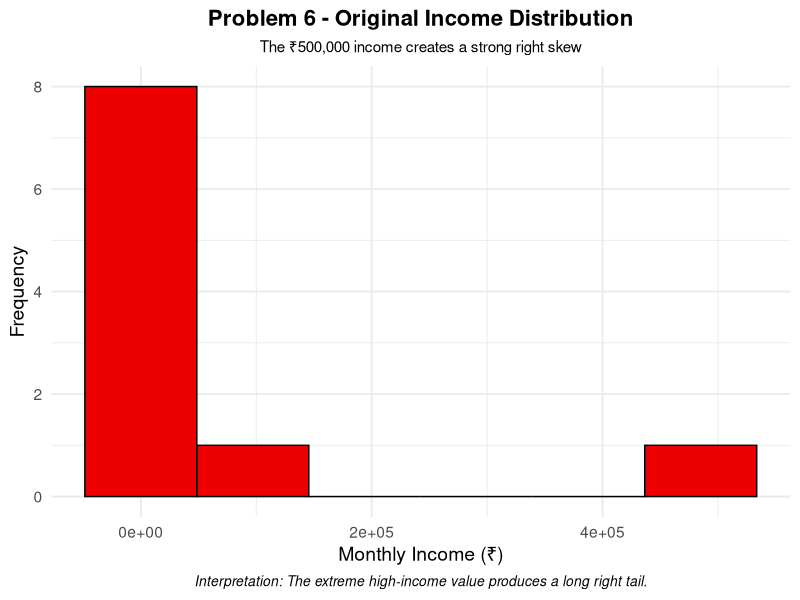
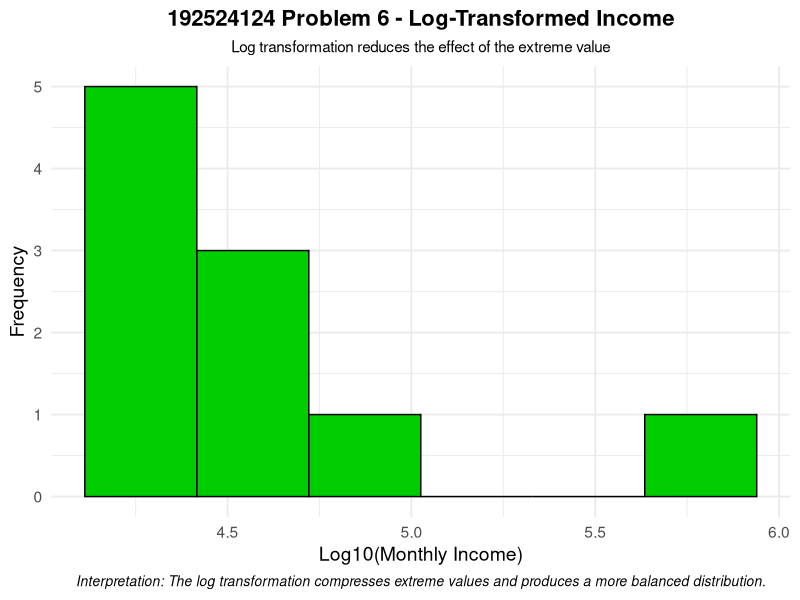

Recreate these plots in R, in order.
# Problem 6 - Skewed Distribution and Log Transformation

library(ggplot2)

income <- data.frame(
  Income = c(
    15000, 18000, 20000, 22000, 25000,
    28000, 32000, 40000, 60000, 500000
  )
)

income$Log_Income <- log10(income$Income)

p1 <- ggplot(
  income,
  aes(x = Income)
) +
  
  geom_histogram(
    bins = 6,
    fill = "red2",
    color = "black"
  ) +
  
  labs(
    title = "Problem 6 - Original Income Distribution",
    subtitle = "The ₹500,000 income creates a strong right skew",
    x = "Monthly Income (₹)",
    y = "Frequency",
    caption = "Interpretation: The extreme high-income value produces a long right tail."
  ) +
  
  theme_minimal(base_size = 14) +
  
  theme(
    plot.title = element_text(
      hjust = 0.5,
      face = "bold",
      size = 16
    ),
    plot.subtitle = element_text(
      hjust = 0.5,
      size = 11
    ),
    plot.caption = element_text(
      hjust = 0.5,
      face = "italic",
      size = 10
    )
  )

p2 <- ggplot(
  income,
  aes(x = Log_Income)
) +
  
  geom_histogram(
    bins = 6,
    fill = "green3",
    color = "black"
  ) +
  
  labs(
    title = "192524124 Problem 6 - Log-Transformed Income",
    subtitle = "Log transformation reduces the effect of the extreme value",
    x = "Log10(Monthly Income)",
    y = "Frequency",
    caption = "Interpretation: The log transformation compresses extreme values and produces a more balanced distribution."
  ) +
  
  theme_minimal(base_size = 14) +
  
  theme(
    plot.title = element_text(
      hjust = 0.5,
      face = "bold",
      size = 16
    ),
    plot.subtitle = element_text(
      hjust = 0.5,
      size = 11
    ),
    plot.caption = element_text(
      hjust = 0.5,
      face = "italic",
      size = 10
    )
  )

p1
p2
